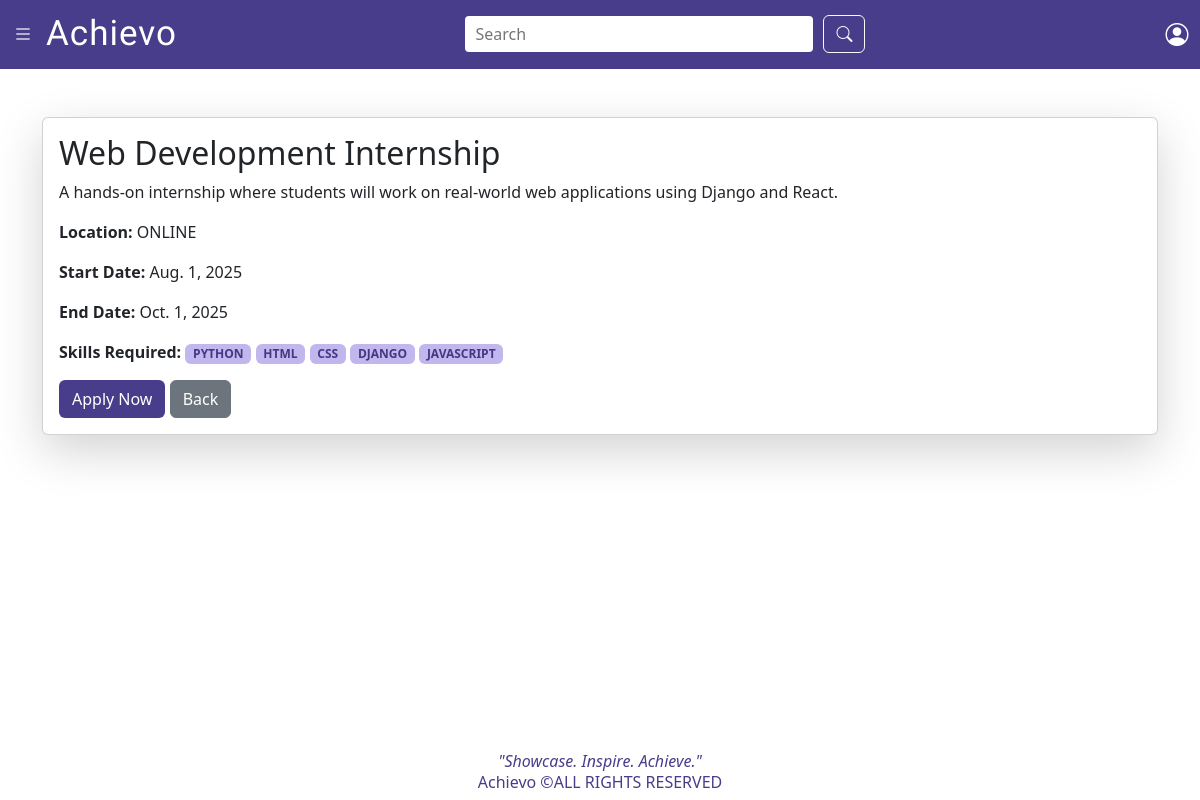
Page /2/ on the committed database.
### student/models.py (models this page shows, shortened)
class Opportunity(models.Model):
    title = models.CharField(max_length=200)
    description = models.TextField()
    location = models.CharField(max_length=100, blank=True)
    start_date = models.DateField()
    end_date = models.DateField()
    created_at = models.DateTimeField(auto_now_add=True)
    posted_by = models.ForeignKey(User, on_delete=models.CASCADE, related_name='posted_opportunities',null=True, blank=True)
    skills_required = models.ManyToManyField(Skill, blank=True, related_name='opportunities')
    class Meta:
        ordering = ['-created_at']

class Skill(models.Model):
    name = models.CharField(max_length=50, unique=True)

### student/views.py (the view)
# urls.py: path('<int:pk>/', views.opportunity_detail, name='opportunity_detail'),
def opportunity_detail(request, pk):
    opportunity = get_object_or_404(Opportunity, pk=pk)
    already_applied = False
    if request.user.is_authenticated:
        already_applied = OpportunityApplication.objects.filter(
            opportunity=opportunity,
            student=request.user
        ).exists()
    return render(request, 'student/oppdetail.html', {
        'opportunity': opportunity,
        'already_applied': already_applied
    })

### student/templates/student/oppdetail.html (shortened to what this page needs)
<!DOCTYPE html>
<html lang="en">
<head>
    <link href="https://cdn.jsdelivr.net/npm/bootstrap@5.3.7/dist/css/bootstrap.min.css" rel="stylesheet">
</head>
<body>
    {% include 'student/navbar.html' %}
    <div class="container py-5">
        <div class="card shadow-lg">
            <div class="card-body">
                <h2 class="card-title">{{ opportunity.title }}</h2>
                <p class="card-text">{{ opportunity.description }}</p>
                <p><strong>Location:</strong> {{ opportunity.location }}</p>
                <p><strong>Start Date:</strong> {{ opportunity.start_date }}</p>
                <p><strong>End Date:</strong> {{ opportunity.end_date }}</p>
                <p><strong>Skills Required:</strong>
                    {% for skill in opportunity.skills_required.all %}
                        <span class="badge badge-purple">{{ skill.name }}</span>
                    {% empty %}
                        No specific skills mentioned
                    {% endfor %}
                </p>
                {% if already_applied %}
                    <div class="alert alert-info">
                        ✅ You have already applied for this opportunity.
                    </div>
                {% else %}
                    <a href="{% url 'apply_for_opportunity' opportunity.pk %}" class="btn text-white"
                        style="background-color: darkslateblue; transition: background-color 0.3s;"
                        onmouseover="this.style.backgroundColor='#5D3FD3'"
                        onmouseout="this.style.backgroundColor='darkslateblue'">
                        Apply Now
                    </a>
                {% endif %}
                <a href="{% url 'opportunity_list' %}" class="btn btn-secondary">Back</a>
            </div>
        </div>
    </div>
    {% include 'student/footer.html' %}
</body>
</html>

### student/templates/student/oppdetail.html (style rules this page uses)
.badge-purple { background-color: #c1b6ed !important; color: #463781 !important; }

### student/templates/student/navbar.html (style rules this page uses)
body { margin: 0; font-family: Arial, sans-serif; }

### rows in the picture
Opportunity: title "Web Development Internship", description "A hands-on internship where students will work on real-world web applications using Django and React.", location "ONLINE", start_date "Aug. 1, 2025", end_date "Oct. 1, 2025"
Skill: name "PYTHON"
Skill: name "HTML"
Skill: name "CSS"
Skill: name "DJANGO"
Skill: name "JAVASCRIPT"
